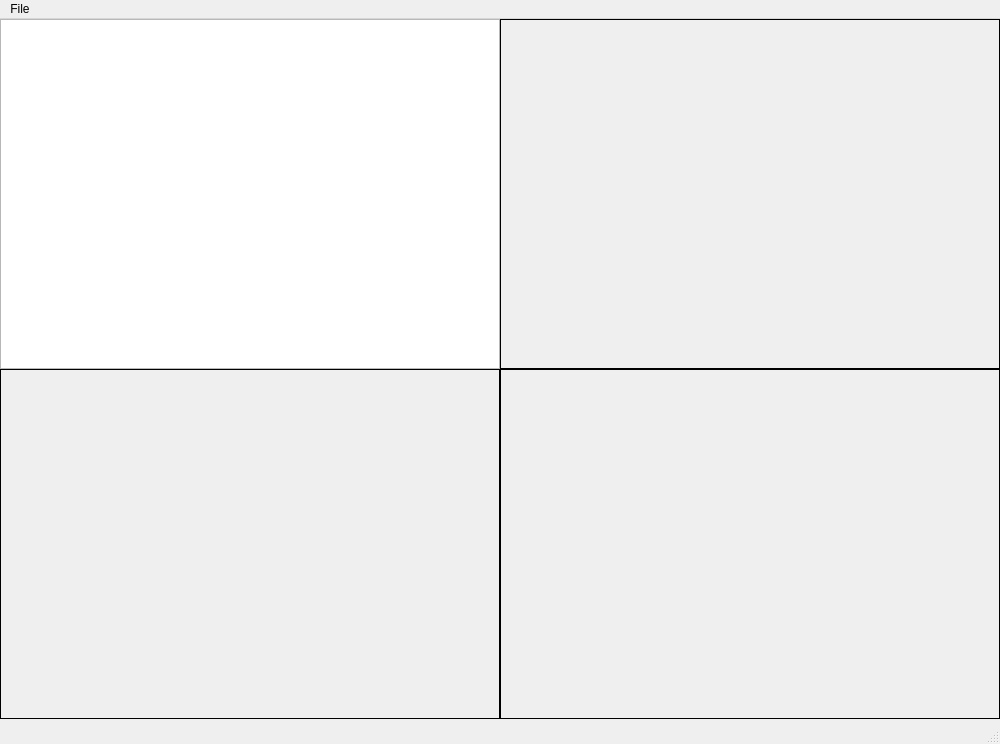
<?xml version="1.0" encoding="UTF-8"?>
<ui version="4.0">
 <class>MainWindow</class>
 <widget class="QMainWindow" name="MainWindow">
  <property name="geometry">
   <rect>
    <x>0</x>
    <y>0</y>
    <width>1000</width>
    <height>744</height>
   </rect>
  </property>
  <property name="windowTitle">
   <string>Malik-Images</string>
  </property>
  <widget class="QWidget" name="centralwidget">
   <widget class="QListView" name="listView">
    <property name="geometry">
     <rect>
      <x>0</x>
      <y>0</y>
      <width>500</width>
      <height>350</height>
     </rect>
    </property>
   </widget>
   <widget class="QLabel" name="imgView_3">
    <property name="geometry">
     <rect>
      <x>500</x>
      <y>0</y>
      <width>500</width>
      <height>350</height>
     </rect>
    </property>
    <property name="frameShape">
     <enum>QFrame::Box</enum>
    </property>
    <property name="text">
     <string/>
    </property>
    <property name="alignment">
     <set>Qt::AlignCenter</set>
    </property>
   </widget>
   <widget class="QLabel" name="imgView_1">
    <property name="geometry">
     <rect>
      <x>0</x>
      <y>350</y>
      <width>500</width>
      <height>350</height>
     </rect>
    </property>
    <property name="frameShape">
     <enum>QFrame::Box</enum>
    </property>
    <property name="text">
     <string/>
    </property>
    <property name="alignment">
     <set>Qt::AlignCenter</set>
    </property>
   </widget>
   <widget class="QLabel" name="imgView_2">
    <property name="geometry">
     <rect>
      <x>500</x>
      <y>350</y>
      <width>500</width>
      <height>350</height>
     </rect>
    </property>
    <property name="frameShape">
     <enum>QFrame::Box</enum>
    </property>
    <property name="text">
     <string/>
    </property>
    <property name="alignment">
     <set>Qt::AlignCenter</set>
    </property>
   </widget>
  </widget>
  <widget class="QMenuBar" name="menubar">
   <property name="geometry">
    <rect>
     <x>0</x>
     <y>0</y>
     <width>1000</width>
     <height>22</height>
    </rect>
   </property>
   <widget class="QMenu" name="menuFile">
    <property name="title">
     <string>File</string>
    </property>
    <addaction name="actionLoad_Image"/>
    <addaction name="actionRemove_Image"/>
    <addaction name="separator"/>
    <addaction name="actionSave"/>
    <addaction name="actionSave_All_Images"/>
    <addaction name="separator"/>
    <addaction name="actionExit"/>
   </widget>
   <addaction name="menuFile"/>
  </widget>
  <widget class="QStatusBar" name="statusbar"/>
  <action name="actionLoad_Image">
   <property name="text">
    <string>Load Image</string>
   </property>
  </action>
  <action name="actionRemove_Image">
   <property name="text">
    <string>Remove Image</string>
   </property>
  </action>
  <action name="actionSave">
   <property name="text">
    <string>Save Image</string>
   </property>
  </action>
  <action name="actionSave_All_Images">
   <property name="text">
    <string>Save All Images</string>
   </property>
  </action>
  <action name="actionExit">
   <property name="text">
    <string>Exit</string>
   </property>
  </action>
 </widget>
 <resources/>
 <connections/>
</ui>
